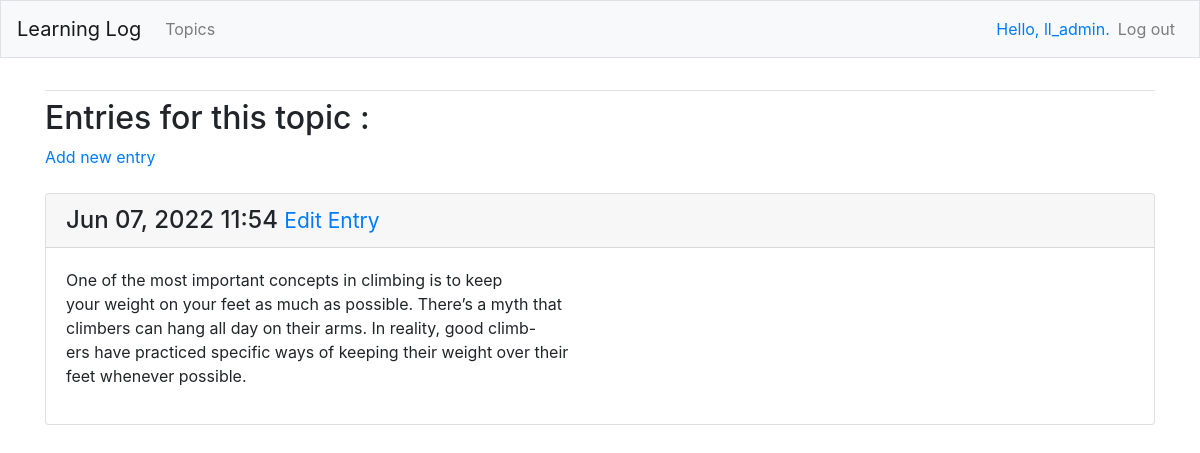
The page /topics/2/ (signed in) on the database its author committed.
### learning_logs/models.py (models this page shows, shortened)
class Entry(models.Model):
    topic = models.ForeignKey(Topics,on_delete=models.CASCADE)
    text = models.TextField()
    date_added = models.DateTimeField(auto_now_add=True)
    class Meta:
        verbose_name_plural = 'entries'

### learning_logs/views.py (the view)
# urls.py: path('topics/<int:topic_id>/', views.topic, name="topic"),
@login_required
def topic(request, topic_id=1):
    topic = get_object_or_404(Topics, id=topic_id)
    if topic.owner != request.user:
        raise Http404
    entries = topic.entry_set.order_by('-date_added')
    context = {"topic": topic,
               'entries': entries}
    return render(request, 'learning_logs/topic.html', context)

### learning_logs/templates/learning_logs/topic.html (shortened to what this page needs)
{% extends "learning_logs/base.html" %}
{% block content %}
<h2>Entries for this topic : </h2>
<a class='mb-4' href="{% url 'learning_logs:new_entry' topic.id %}">Add new entry</a>
{% for entry in entries %}
	<div class="mb-3 mt-4 card">
        <h4 class="card-header">
            {{entry.date_added|date:'M d, Y H:i'}}
            <small><a href="{% url 'learning_logs:edit_entry' entry.id %}">Edit Entry</a></small>
        </h4>
        <div class="card-body">
            {{entry.text|linebreaks}}
        </div>
    </div>
    {% empty %}
    <p>No entry found for this topic.</p>
    {% endfor %}
{% endblock %}

### learning_logs/templates/learning_logs/base.html (shortened to what this page needs)
{% load bootstrap4 %}
<!DOCTYPE html>
<html lang="en">
    <head>
    {% bootstrap_css %}
    </head>
    <body>
        <nav class='navbar navbar-expand-md navbar-light bg-light mb-4 border'>
            <a href="{% url 'learning_logs:index' %}" class="navbar-brand">Learning Log</a>
            <div class="collapse navbar-collapse" id='navbarCollapse'>
                <ul class="navbar-nav mr-auto">
                    <li class="nav-item">
                        <a href="{% url 'learning_logs:topics' %}" class="nav-link">Topics</a>
                    </li>
                </ul>
                <ul class="navbar-nav ml-auto">
                    {% if user.is_authenticated %}
                    <li class="nav-item">
                        <span class="navbar-text text-primary">Hello, {{user.username}}.</span>
                    </li>
                    <li class="nav-item">
                        <a href="{% url 'users:logout' %}" class="nav-link">Log out</a>
                    </li>
                    {% endif %}
                </ul>
            </div>
        </nav>
        <main class="container" role="main">
            <div class="pb-2 mb-2 border-bottom">
            </div>
            <div>
                {% block content %}{% endblock content %}
            </div>
        </main>
    </body>
</html>

### rows shown on the page
Entry: date_added "Jun 07, 2022 11:54", text "One of the most important concepts in climbing is to keep your weight on your feet as much as possible. There’s a myth that climbers can hang all day on their arms. In reality, good climb- ers have practiced specific ways of keeping their weight over their feet whenever possible."

### other values the page prints
{{ user.username }} "ll_admin"
